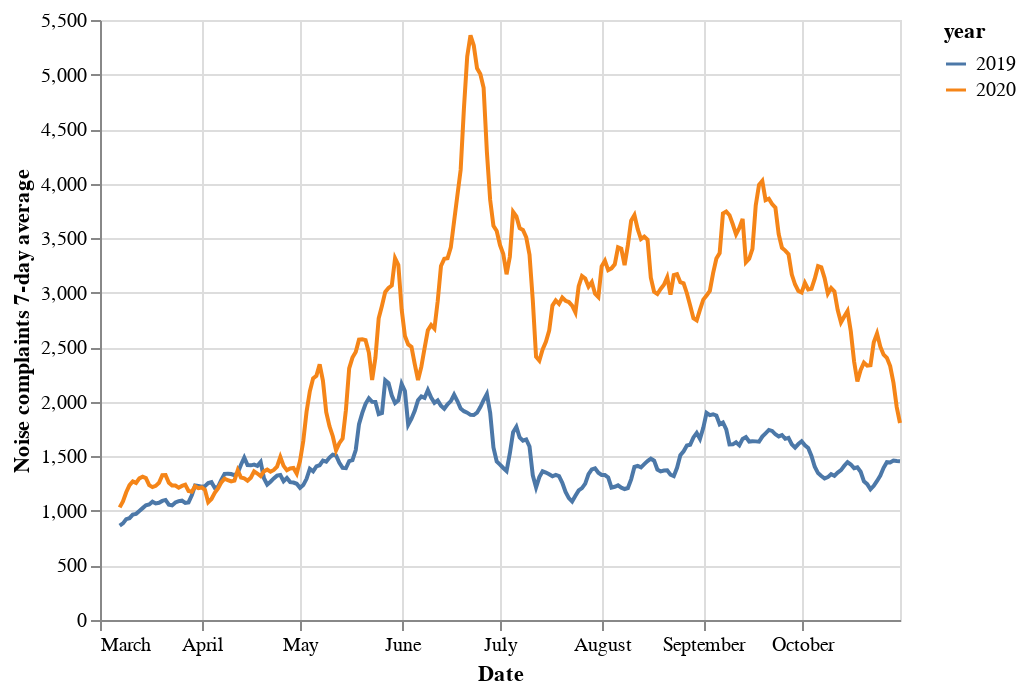

The cell this chart's notebook holds for it:
### Markdown cell above
### Noise complaints

### Code cell
alt.Chart(df_311_day).mark_line().encode(
    x=alt.X('day_no_year', title='Date'),
    y=alt.Y('week_avg_num_noise_complaints', title='Noise complaints 7-day average'),
    color='year:N',
)

### Figure 1 — Vega-Lite specification as saved in the notebook (floating-point values rounded to 4 significant figures; data arrays with more than 128 entries replaced by an {"elided": "..."} marker saying what was removed)
{"config": {"view": {"continuousWidth": 400, "continuousHeight": 300}}, "data": {"name": "data-6a6463f3a87bca41fb9894cf499eae09"}, "mark": "line", "encoding": {"color": {"type": "nominal", "field": "year"}, "x": {"type": "temporal", "field": "day_no_year", "title": "Date"}, "y": {"type": "quantitative", "field": "week_avg_num_noise_complaints", "title": "Noise complaints 7-day average"}}, "$schema": "https://vega.github.io/schema/vega-lite/v4.8.1.json", "datasets": {"data-6a6463f3a87bca41fb9894cf499eae09": {"elided": "490 records"}}}
